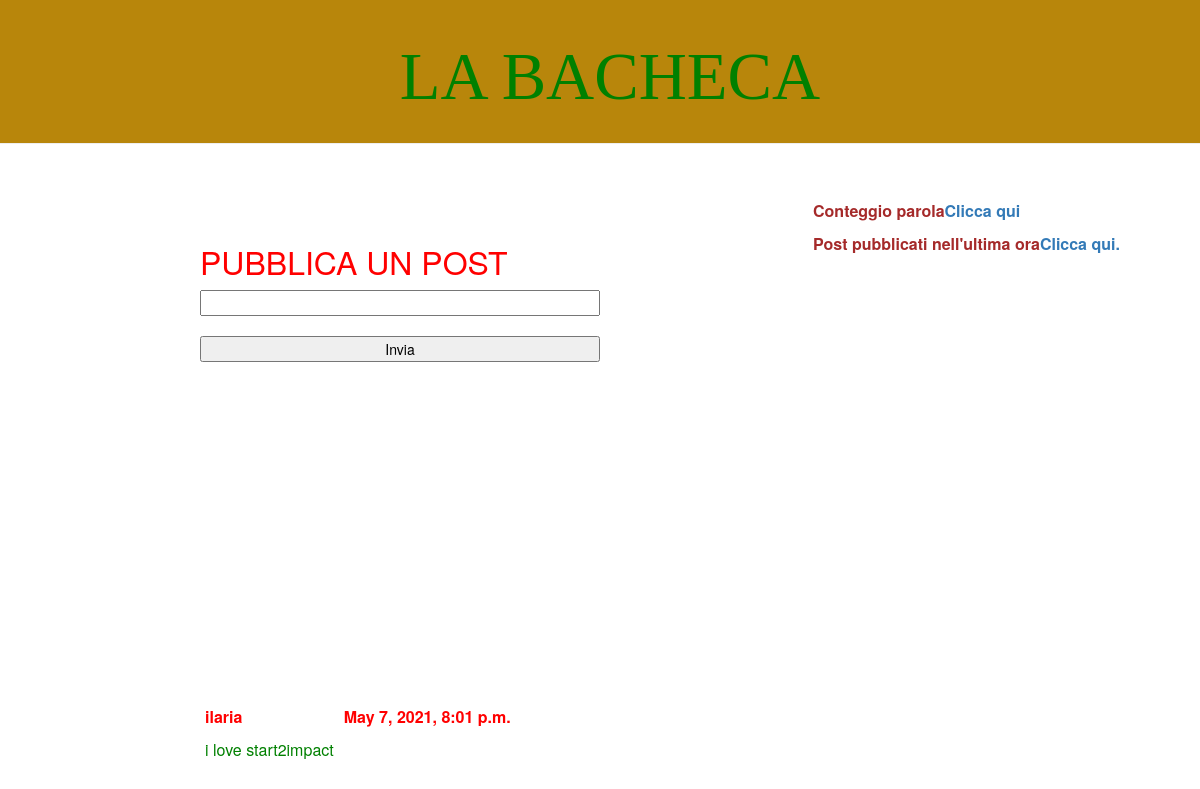
/homepage (signed in), run on an earlier commit of the app's database.
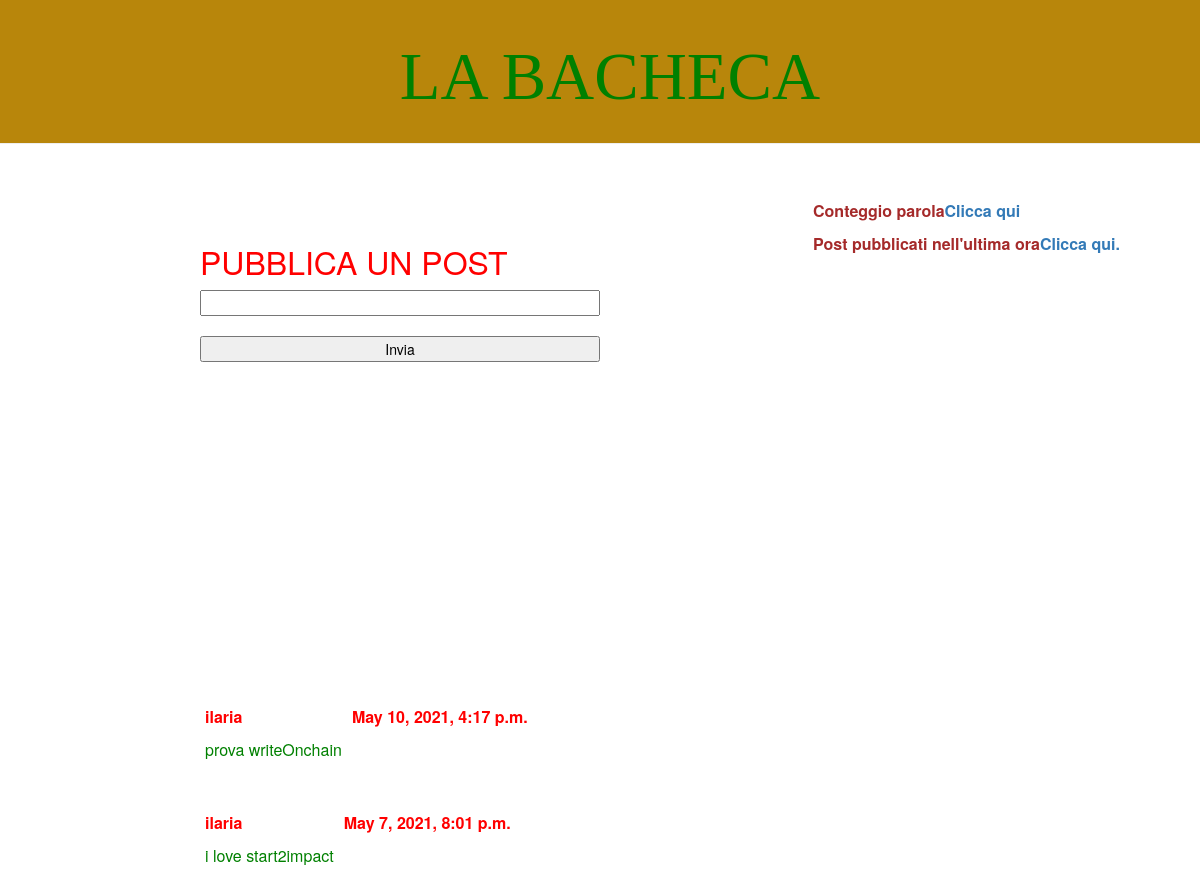
And on a later commit of the database.
### bacheca/models.py (models this page shows, shortened)
class Post(models.Model):
    user = models.ForeignKey(settings.AUTH_USER_MODEL, on_delete=models.CASCADE)
    datetime = models.DateTimeField(auto_now_add=True)
    published_date = models.DateTimeField(blank=True, null=True)
    content = models.TextField()
    hash = models.CharField(max_length=32, default=None, null=True)
    txId = models.CharField(max_length=66, default=None, null=True)

### bacheca/views.py (the view)
# urls.py: path('homepage', views.home_page, name='homepage'),
@login_required
def home_page(request):
    this_ip = ip_address(request)
    user = request.user
    if not user.is_superuser:
        prof_user = user.username
        x = UserProfile.objects.filter(username=prof_user).values('ipAddress')
        s = x[0]
        if this_ip != s['ipAddress']:
            messages.info(request, 'Attenzione! indirizzo IP differente!')
            UserProfile.objects.filter(username=prof_user).update(ipAddress=this_ip)
    if request.method == 'POST':
        messaggio = request.POST
        if 'hack' in messaggio['msg'] or 'Hack' in messaggio['msg']:
            return HttpResponse("<h1>Nei post non si puo' inserire la parola hack</h1>")
        else:
            new_post = Post(user=request.user, content=messaggio['msg'])
            new_post.set_date()
            new_post.save()
            new_post.write_on_chain()
            response = []
            posts = Post.objects.filter().order_by('-published_date')
            for post in posts:
                response.append({
                    'content': post.content,
                    'author': f"{post.user}",
                    'published_date': post.published_date
                })
            return render(request, 'home_page.html', {'post': response})
    else:
        response = []
        posts = Post.objects.filter().order_by('-published_date')
        for post in posts:
            response.append({
                'content': post.content,
                'author': f"{post.user}",
                'published_date': post.published_date
            })
        return render(request, 'home_page.html', {'post': response})

### bacheca/views.py (called while the page is built)
def ip_address(request):
    x_forward = request.META.get("HTTP_X_FORWARDED_FOR")
    if x_forward:
        ip = x_forward.split(",")[0]
    else:
        ip = request.META.get("REMOTE_ADDR")
    return ip

### bacheca/templates/home_page.html (shortened to what this page needs)
{% load static %}
<html>
    <head>
        <link rel="stylesheet" href="//maxcdn.bootstrapcdn.com/bootstrap/3.2.0/css/bootstrap.min.css">
        <link rel="stylesheet" href="//maxcdn.bootstrapcdn.com/bootstrap/3.2.0/css/bootstrap-theme.min.css">
        <link rel="stylesheet" href="{% static 'css/general.css' %}">
    </head>
    <body>
        <div class="page-header">
            <h1>LA BACHECA</h1>
        </div>
        <div class='box-post'>
            <h2>PUBBLICA UN POST</h2>
            <form method="POST" class='post-form'>
                <input type="text" id="msg" name="msg"><br>
                <br>
                <input type="submit" value="Invia" />
            </form>
        </div>
        <div class='post-list'>
            {% for pos in post %}
            <table>
                <tr>
                    <th>{{ pos.author }}</th>
                    <th>{{ pos.published_date }}</th>
                </tr>
                <tr>
                    <td>{{ pos.content }}</td>
                </tr>
            </table>
            {% endfor %}
        </div>
        <div class="end-points">
            <p>Conteggio parola<a href='word'>Clicca qui</a></p>
            <p>Post pubblicati nell'ultima ora<a href='post_hours'>Clicca qui.</a></p>
        </div>
    </body>
</html>

### bacheca/static/css/general.css (style rules this page uses)
.page-header { background-color: #B8860B; font-family: 'Lobster'; text-align: center; margin-top: 0; padding: 20px 20px 20px 40px; }
.page-header h1 { color: GREEN; font-size: 50pt; }
h2 { color: RED; font-size: 24pt; }
p { font-size: 12pt; font-weight: bold; }
input { color: black; }
.post-form { color: green; }
.box-post { width: 400px; height: 200px; margin-top: 100px; margin-left: 200px; }
h2 { color: red; }
table { color: green; }
th, td { padding: 5px; }
th { color: red; }
td { color: green; }
table { margin-bottom: 40px; }
.post-list { position: absolute; top: 700px; left: 200px; }
.end-points { color: A52A2A; position: absolute; top: 200px; right: 80px; }
.post-form input { width: 100%; }

What changed in the data, as far as the page shows it:
added Post: published_date "May 10, 2021, 4:17 p.m.", content "prova writeOnchain"
Also different on the page:
new list line: "ilaria"
